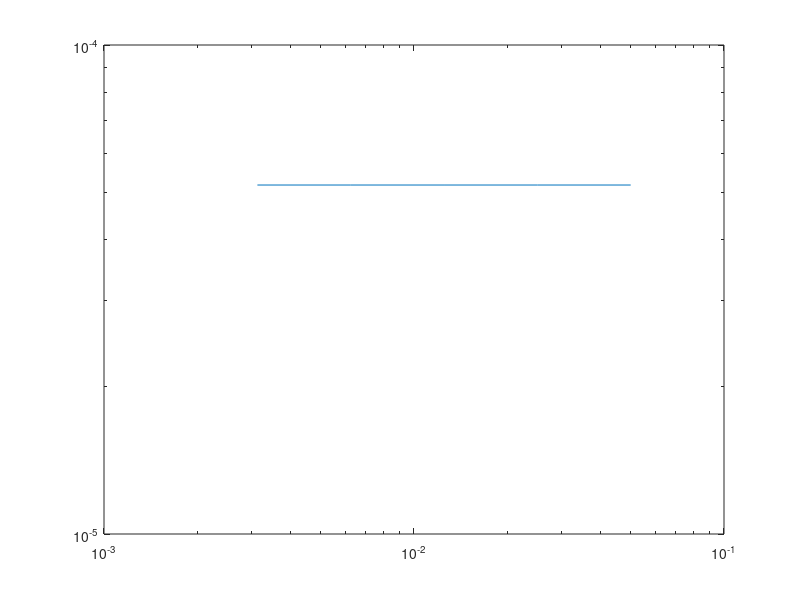

MATLAB code to generate this figure:
%% heat equation approximate solution
% $u_t = u_{xx}$
% on $x \in [0, 1)$ with periodic boundary conditions
% and initial condition of u(x, 0) = sin(2*pi*x)
%% grid
clc
close all
clear all

h_results = [];
error_results = [];
u_exact = @(x,t) exp(-4*pi^2*t)*sin(2*pi*x);


for N = [20 40 80 160 320]
%N = 40;
h = 1/N;
x = 0:h:(1-h);  x = x';
e = ones(size(x));
%% initial condition
u0 = sin(2*pi*x);
% figure(1); clf;
% plot(x, u0, 'r-x')
%% spatial operator
L = spdiags([e -2*e e], [-1 0 1], N, N);
L(1, N) = 1;
L(N, 1) = 1;
L = (1/h^2)*L;
%% time
Tf = 0.25;
k = 0.25*h^2;
numsteps = ceil(Tf/k);
k = Tf/numsteps;
u = u0;
for n=1:(2*numsteps)
  unew = u + k*(L*u);
  u = unew;
%   clf;
%   if (mod(n, 25) == 0 || n == numsteps)  % plot every 25 steps
%     plot(x, u0, 'r-')
%     hold on
%     plot(x, u, 'bx-')
%     title(['n=' num2str(n) ', t=' num2str(k*n)])
%     xlabel('x'); ylabel('u')
%     drawnow
%   end
end

h_results = [h_results h];
error_results = [error_results norm(u - u_exact(x, numsteps*k), inf)];

end

loglog(h_results, error_results)